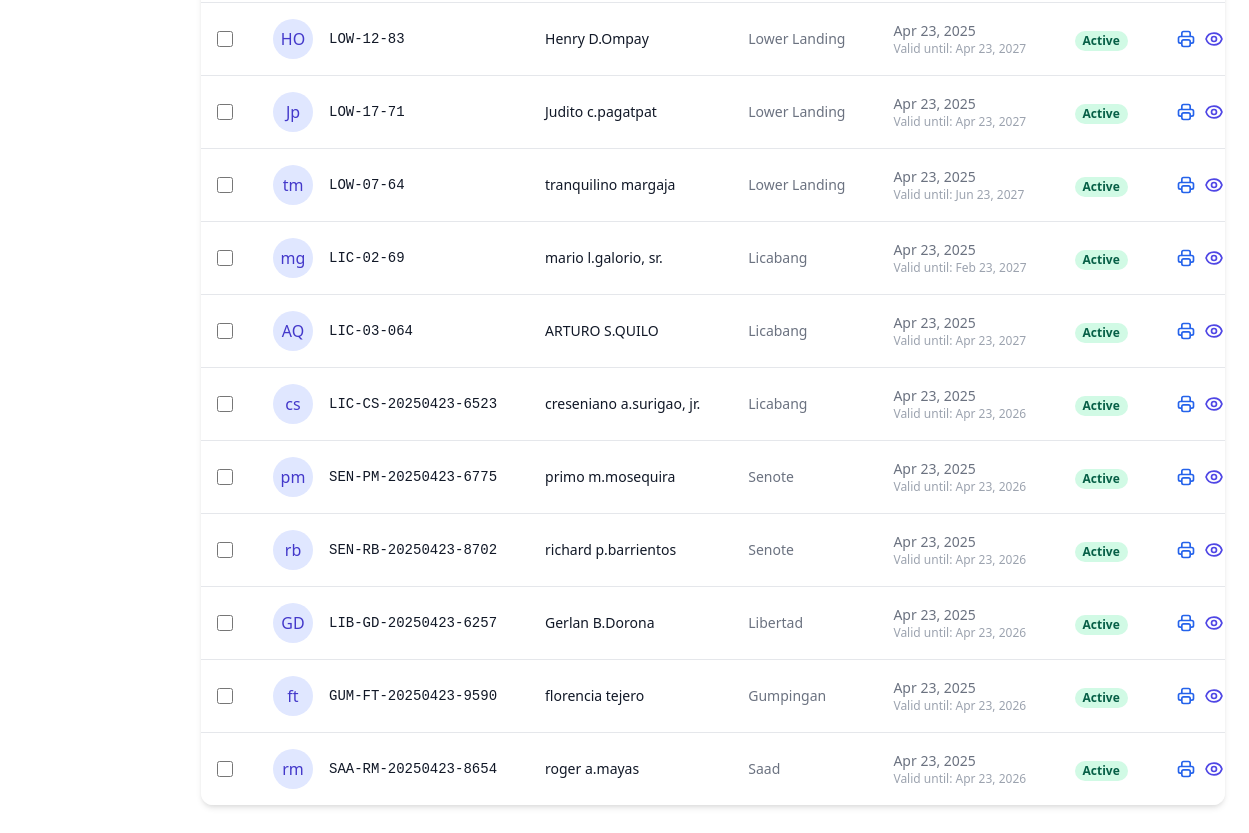
The page /dashboard/id-cards/ (lower part) on the database as committed earlier.
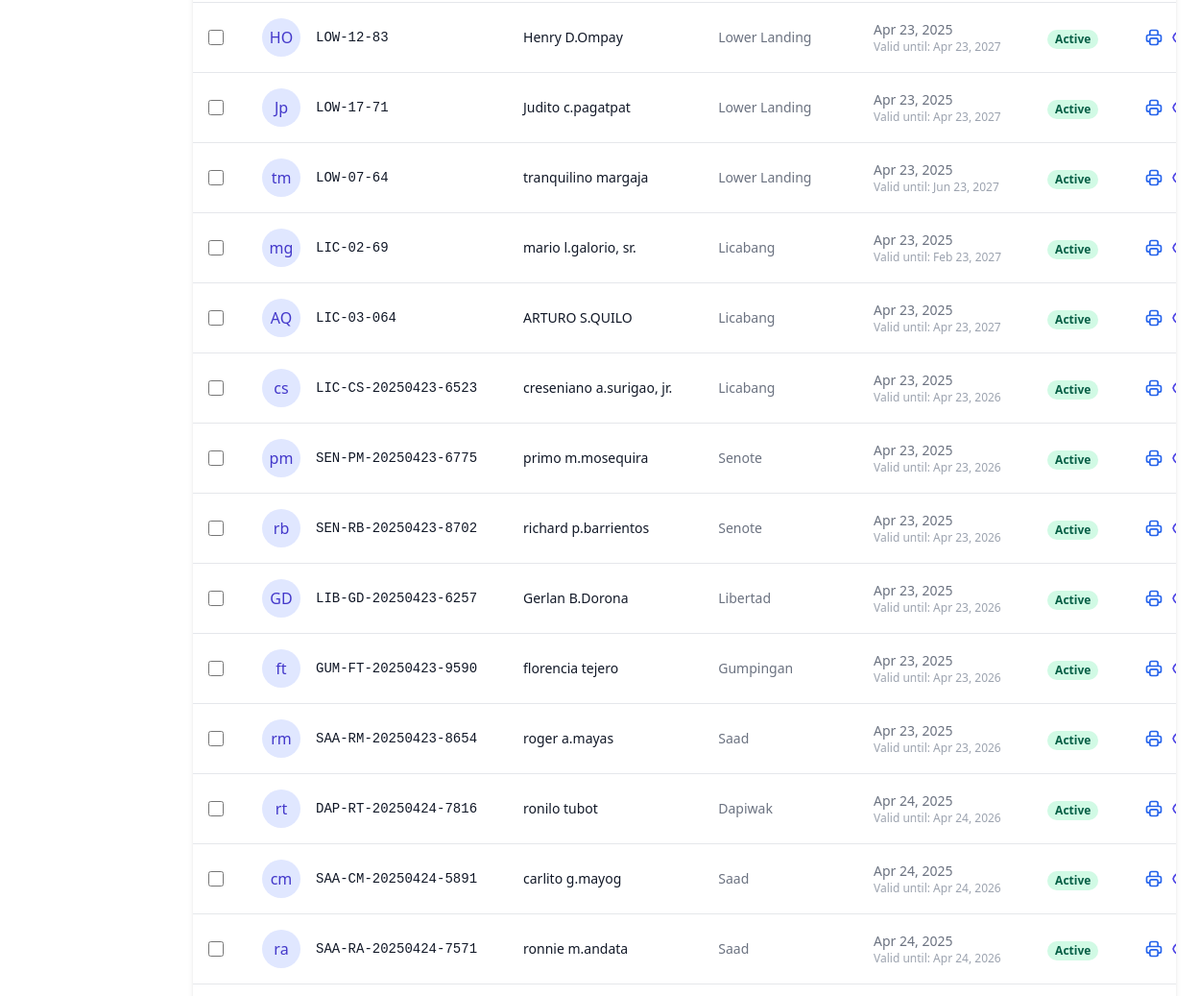
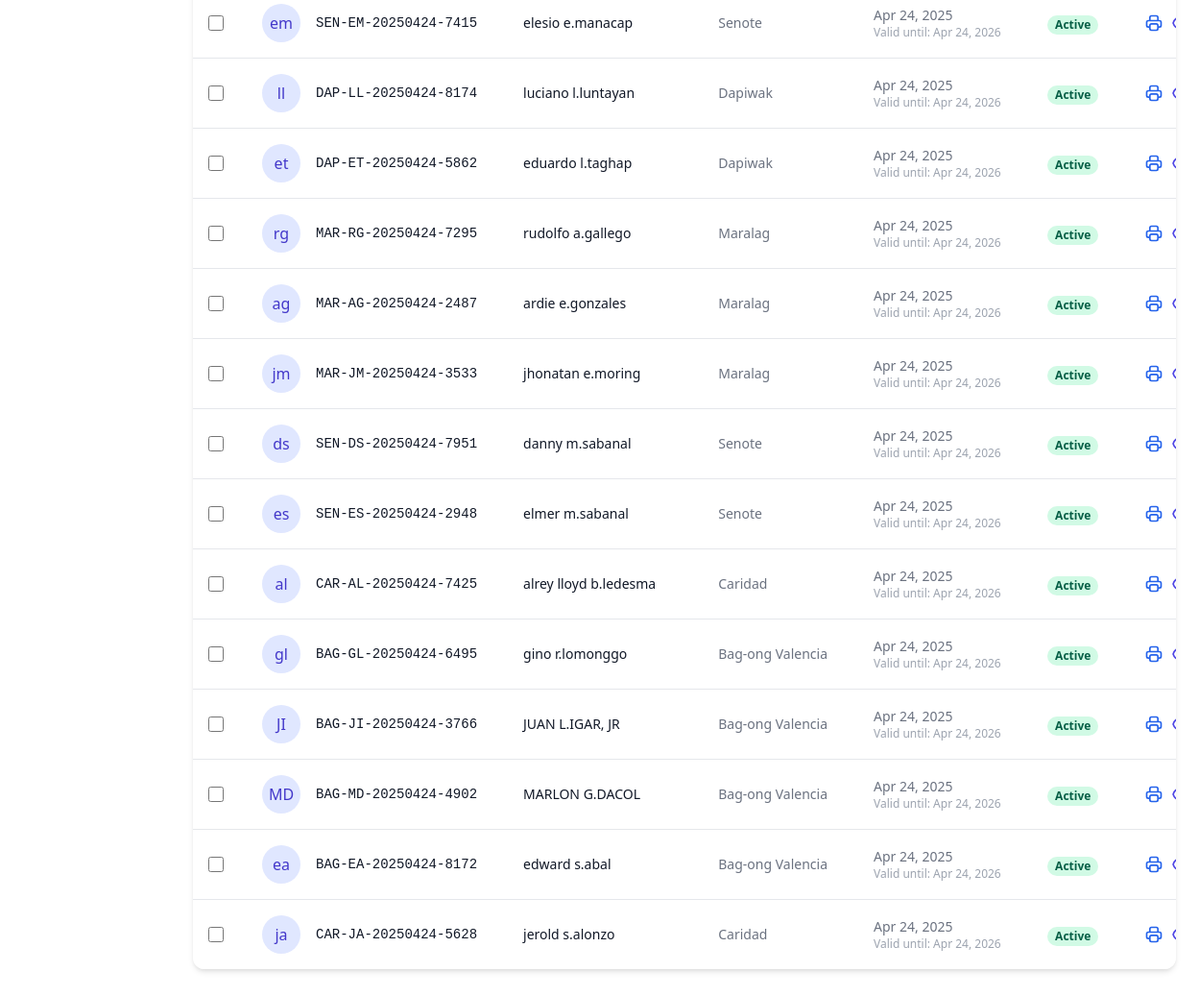
The same page on the database as committed later (2 pictures, top to bottom).
### core/models.py (models this page shows, shortened)
class IdentificationCard(models.Model):
    person = models.ForeignKey(Person, on_delete=models.CASCADE, related_name='id_cards')
    id_number = models.CharField(max_length=50, unique=True)
    date_issued = models.DateField()
    valid_until = models.DateField()
    is_active = models.BooleanField(default=True)
    issued_by = models.CharField(max_length=255)
    purpose = models.CharField(max_length=255, blank=True)
    remarks = models.TextField(blank=True)
    class Meta:
        verbose_name_plural = 'Identification Cards'

class Person(models.Model):
    GENDER_CHOICES = [
        ('M', 'Male'),
        ('F', 'Female'),
        ('O', 'Other'),
    ]
    CIVIL_STATUS_CHOICES = [
        ('S', 'Single'),
        ('M', 'Married'),
        ('W', 'Widowed'),
        ('D', 'Divorced'),
        ('SP', 'Separated'),
        ('L', 'Live-in'),
    ]
    id = models.UUIDField(primary_key=True, default=uuid.uuid4, editable=False)
    barangay = models.ForeignKey(Barangay, on_delete=models.CASCADE, related_name='residents')
    user = models.OneToOneField(User, on_delete=models.SET_NULL, null=True, blank=True, related_name='profile')
    last_name = models.CharField(max_length=100)
    first_name = models.CharField(max_length=100)
    middle_name = models.CharField(max_length=100, blank=True)
    suffix = models.CharField(max_length=10, blank=True, help_text='Jr., Sr., III, etc.')
    profile_picture = models.ImageField(upload_to='profile_pictures/', null=True, blank=True, help_text='Profile picture of the person')
    date_of_birth = models.DateField()
    place_of_birth = models.CharField(max_length=255)
    age = models.PositiveIntegerField(null=True, blank=True, editable=False)
    gender = models.CharField(max_length=1, choices=GENDER_CHOICES)
    civil_status = models.CharField(max_length=2, choices=CIVIL_STATUS_CHOICES)
    religion = models.CharField(max_length=100, blank=True)
    phone_regex = RegexValidator(regex=r'^\+?1?\d{9,15}$', message="Phone number must be entered in the format: '+999999999'. Up to 15 digits allowed.")
    contact_number = models.CharField(validators=[phone_regex], max_length=17, blank=True)
    address_line1 = models.CharField(max_length=255, help_text='House/Lot/Unit No., Building Name, Block, Street')
    address_line2 = models.CharField(max_length=255, blank=True, help_text='Subdivision, Village, Zone, Sitio, Purok')
    postal_code = models.CharField(max_length=10)
    is_active = models.BooleanField(default=True)
    class Meta:
        ordering = ['last_name', 'first_name']
        verbose_name_plural = 'People'
        indexes = [
            models.Index(fields=['last_name', 'first_name']),
            models.Index(fields=['date_of_birth']),
            models.Index(fields=['barangay']),
        ]
    def full_name(self):
        if self.middle_name:
            middle_initial = f" {self.middle_name[0]}."
        else:
            middle_initial = " "
        full_name = f"{self.first_name}{middle_initial}{self.last_name}"
        if self.suffix:
            full_name = f"{full_name}, {self.suffix}"
        return full_name

class Barangay(models.Model):
    name = models.CharField(max_length=100)
    municipality = models.CharField(max_length=100)
    province = models.CharField(max_length=100)
    zip_code = models.CharField(max_length=10)
    class Meta:
        verbose_name_plural = 'Barangays'

### core/views.py (the view)
# urls.py: path('dashboard/id-cards/', id_card_list, name='id_cards'),
def id_card_list(request):
    id_cards = IdentificationCard.objects.all().select_related('person')
    search_form = IdentificationCardSearchForm()
    context = {
        'id_cards': id_cards,
        'search_form': search_form,
    }
    if 'print' in request.GET and request.GET.get('print'):
        context['print_card_id'] = request.GET.get('print')
    return render(request, 'dashboard/id-cards-new.html', context)

### core/forms.py
class IdentificationCardSearchForm(forms.Form):
    search = forms.CharField(
        required=False,
        widget=forms.TextInput(attrs={
            'class': 'form-control rounded-md border-gray-300 shadow-sm focus:border-blue-500 focus:ring focus:ring-blue-200 focus:ring-opacity-50',
            'placeholder': 'Search by ID number or person name',
            'hx-post': '/dashboard/id-cards/search/',
            'hx-trigger': 'keyup changed delay:500ms',
            'hx-target': '#id-cards-table',
            'hx-indicator': '.htmx-indicator'
        })
    )
    status = forms.ChoiceField(
        choices=[('', 'All Status'), ('active', 'Active'), ('expired', 'Expired')],
        required=False,
        widget=forms.Select(attrs={
            'class': 'form-control rounded-md border-gray-300 shadow-sm focus:border-blue-500 focus:ring focus:ring-blue-200 focus:ring-opacity-50',
            'hx-post': '/dashboard/id-cards/search/',
            'hx-trigger': 'change',
            'hx-target': '#id-cards-table',
            'hx-indicator': '.htmx-indicator'
        })
    )

### templates/dashboard/id-cards-new.html (shortened to what this page needs)
{% extends 'base.html' %}
{% block content %}
<div class="container mx-auto py-6">
    <div class="bg-white rounded-xl shadow-md overflow-hidden">
        <form id="batch-print-form" action="{% url 'id_card_batch_print' %}" method="get">
            <div id="id-cards-table" class="overflow-x-auto">
                {% include 'dashboard/includes/id_cards_table.html' %}
            </div>
        </form>
    </div>
</div>
{% endblock %}

### templates/dashboard/includes/id_cards_table.html (shortened to what this page needs)
<table class="min-w-full divide-y divide-gray-200">
    <tbody class="bg-white divide-y divide-gray-200">
        {% for card in id_cards %}
        <tr class="hover:bg-gray-50 transition-colors duration-150">
            <td class="px-4 py-4 whitespace-nowrap">
                <div class="flex items-center">
                    <input type="checkbox" name="ids" value="{{ card.pk }}" class="card-checkbox h-4 w-4 text-indigo-600 focus:ring-indigo-500 border-gray-300 rounded">
                </div>
            </td>
            <td class="px-6 py-4 whitespace-nowrap">
                <div class="flex items-center">
                    <div class="flex-shrink-0 h-10 w-10 bg-indigo-100 rounded-full flex items-center justify-center">
                        <span class="text-indigo-700 font-medium">{{ card.person.first_name|slice:":1" }}{{ card.person.last_name|slice:":1" }}</span>
                    </div>
                    <div class="ml-4">
                        <div class="text-sm font-medium text-gray-900 font-mono">{{ card.id_number }}</div>
                    </div>
                </div>
            </td>
            <td class="px-6 py-4 whitespace-nowrap">
                <div class="text-sm font-medium text-gray-900">{{ card.person.full_name }}</div>
            </td>
            <td class="px-6 py-4 whitespace-nowrap">
                <div class="text-sm text-gray-500">{{ card.person.barangay.name }}</div>
            </td>
            <td class="px-6 py-4 whitespace-nowrap">
                <div class="text-sm text-gray-500">{{ card.date_issued|date:"M d, Y" }}</div>
                <div class="text-xs text-gray-400">Valid until: {{ card.valid_until|date:"M d, Y" }}</div>
            </td>
            <td class="px-6 py-4 whitespace-nowrap">
                {% if card.is_active %}
                    <span class="px-2 inline-flex text-xs leading-5 font-semibold rounded-full bg-green-100 text-green-800">Active</span>
                {% else %}
                    <span class="px-2 inline-flex text-xs leading-5 font-semibold rounded-full bg-red-100 text-red-800">Expired</span>
                {% endif %}
            </td>
            <td class="px-6 py-4 whitespace-nowrap text-right text-sm font-medium">
                <div class="flex justify-end space-x-2">
                    <a href="{% url 'id_card_direct_print' card.pk %}" class="text-blue-600 hover:text-blue-900" title="Print ID Card">
                    </a>
                    <a href="{% url 'id_card_detail' card.pk %}" class="text-indigo-600 hover:text-indigo-900" title="View Details">
                    </a>
                </div>
            </td>
        </tr>
        {% endfor %}
    </tbody>
</table>

Rows that differ between the two databases and show on the page:
added IdentificationCard: person.first_name "r", person.last_name "t", id_number "DAP-RT-20250424-7816", person.full_name "ronilo tubot", person.barangay.name "Dapiwak", date_issued "Apr 24, 2025", valid_until "Apr 24, 2026", is_active "Active"
added IdentificationCard: person.first_name "c", person.last_name "m", id_number "SAA-CM-20250424-5891", person.full_name "carlito g.mayog", person.barangay.name "Saad", date_issued "Apr 24, 2025", valid_until "Apr 24, 2026", is_active "Active"
added IdentificationCard: person.first_name "r", person.last_name "a", id_number "SAA-RA-20250424-7571", person.full_name "ronnie m.andata", person.barangay.name "Saad", date_issued "Apr 24, 2025", valid_until "Apr 24, 2026", is_active "Active"
added IdentificationCard: person.first_name "e", person.last_name "m", id_number "SEN-EM-20250424-7415", person.full_name "elesio e.manacap", person.barangay.name "Senote", date_issued "Apr 24, 2025", valid_until "Apr 24, 2026", is_active "Active"
added IdentificationCard: person.first_name "l", person.last_name "l", id_number "DAP-LL-20250424-8174", person.full_name "luciano l.luntayan", person.barangay.name "Dapiwak", date_issued "Apr 24, 2025", valid_until "Apr 24, 2026", is_active "Active"
added IdentificationCard: person.first_name "e", person.last_name "t", id_number "DAP-ET-20250424-5862", person.full_name "eduardo l.taghap", person.barangay.name "Dapiwak", date_issued "Apr 24, 2025", valid_until "Apr 24, 2026", is_active "Active"
added IdentificationCard: person.first_name "r", person.last_name "g", id_number "MAR-RG-20250424-7295", person.full_name "rudolfo a.gallego", person.barangay.name "Maralag", date_issued "Apr 24, 2025", valid_until "Apr 24, 2026", is_active "Active"
added IdentificationCard: person.first_name "a", person.last_name "g", id_number "MAR-AG-20250424-2487", person.full_name "ardie e.gonzales", person.barangay.name "Maralag", date_issued "Apr 24, 2025", valid_until "Apr 24, 2026", is_active "Active"
added IdentificationCard: person.first_name "j", person.last_name "m", id_number "MAR-JM-20250424-3533", person.full_name "jhonatan e.moring", person.barangay.name "Maralag", date_issued "Apr 24, 2025", valid_until "Apr 24, 2026", is_active "Active"
added IdentificationCard: person.first_name "d", person.last_name "s", id_number "SEN-DS-20250424-7951", person.full_name "danny m.sabanal", person.barangay.name "Senote", date_issued "Apr 24, 2025", valid_until "Apr 24, 2026", is_active "Active"
added IdentificationCard: person.first_name "e", person.last_name "s", id_number "SEN-ES-20250424-2948", person.full_name "elmer m.sabanal", person.barangay.name "Senote", date_issued "Apr 24, 2025", valid_until "Apr 24, 2026", is_active "Active"
added IdentificationCard: person.first_name "a", person.last_name "l", id_number "CAR-AL-20250424-7425", person.full_name "alrey lloyd b.ledesma", person.barangay.name "Caridad", date_issued "Apr 24, 2025", valid_until "Apr 24, 2026", is_active "Active"
added IdentificationCard: person.first_name "g", person.last_name "l", id_number "BAG-GL-20250424-6495", person.full_name "gino r.lomonggo", person.barangay.name "Bag-ong Valencia", date_issued "Apr 24, 2025", valid_until "Apr 24, 2026", is_active "Active"
added IdentificationCard: person.first_name "J", person.last_name "I", id_number "BAG-JI-20250424-3766", person.full_name "JUAN L.IGAR, JR", person.barangay.name "Bag-ong Valencia", date_issued "Apr 24, 2025", valid_until "Apr 24, 2026", is_active "Active"
added IdentificationCard: person.first_name "M", person.last_name "D", id_number "BAG-MD-20250424-4902", person.full_name "MARLON G.DACOL", person.barangay.name "Bag-ong Valencia", date_issued "Apr 24, 2025", valid_until "Apr 24, 2026", is_active "Active"
added IdentificationCard: person.first_name "e", person.last_name "a", id_number "BAG-EA-20250424-8172", person.full_name "edward s.abal", person.barangay.name "Bag-ong Valencia", date_issued "Apr 24, 2025", valid_until "Apr 24, 2026", is_active "Active"
added IdentificationCard: person.first_name "j", person.last_name "a", id_number "CAR-JA-20250424-5628", person.full_name "jerold s.alonzo", person.barangay.name "Caridad", date_issued "Apr 24, 2025", valid_until "Apr 24, 2026", is_active "Active"
